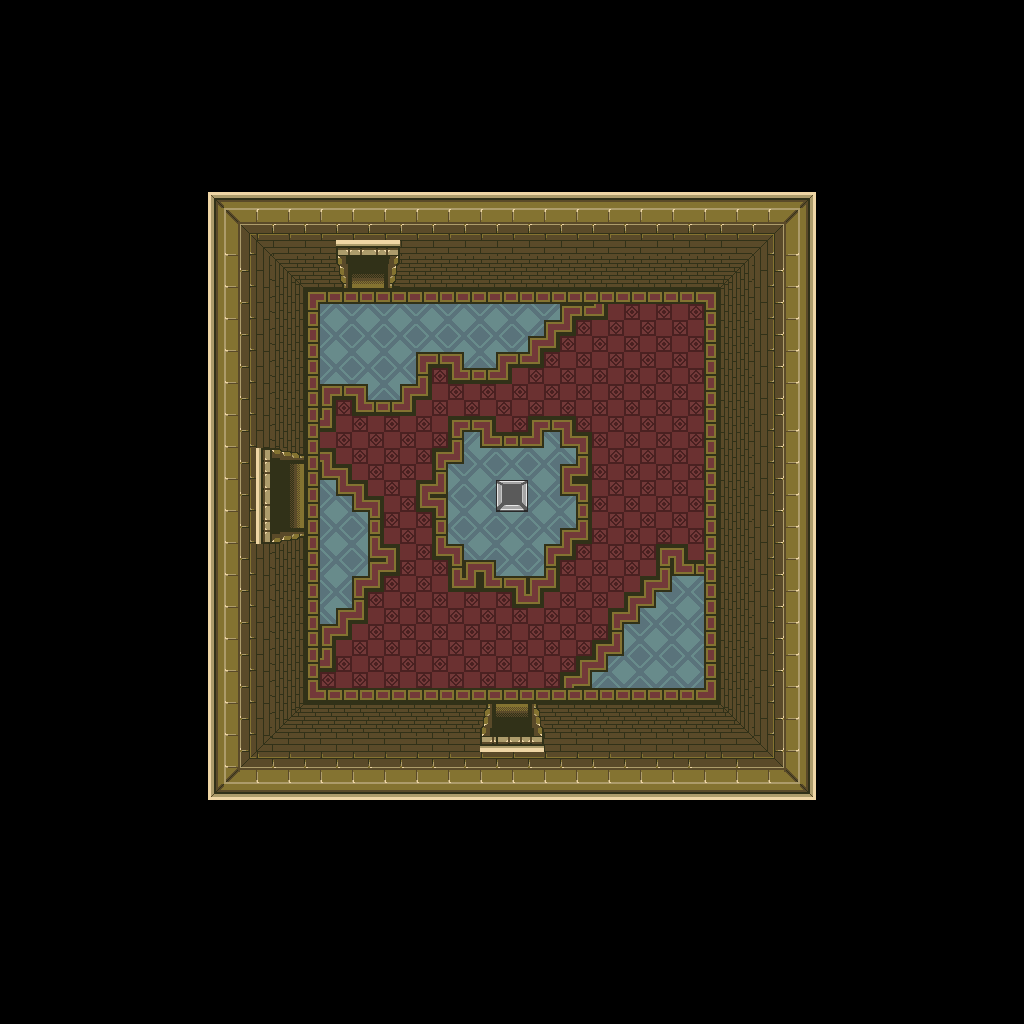

A 2D game scene composited from a Tiled map and its tileset images. What follows is a short description and the map's XML, with each tile layer's data collapsed to a summary:
An orthogonal 64x64 tile map with 16x16 px tiles, 1 tile layer (base), 1 hidden layer not drawn and 8 objects.

<map version="1.10" tiledversion="1.12.1" orientation="orthogonal" renderorder="right-down" width="64" height="64" tilewidth="16" tileheight="16" infinite="0" nextlayerid="3" nextobjectid="9">
 <tileset firstgid="1" source="../classiciphone_pics4.tsx" />
 <layer id="1" name="base" width="64" height="64">
  <data>[4096 cells, 4096 non-empty, 105 distinct tile ids]</data>
 </layer>
 <layer id="2" name="collision" width="64" height="64" visible="0">
  <properties><property name="collision" value="true" /></properties>
  <data>[4096 cells, 3400 non-empty, 1 distinct tile ids]</data>
 </layer>
 <objectgroup id="3" name="npcs">
  <object id="1" x="496.0" y="704.0" width="16" height="16">
   <properties>
    <property name="gani" value="downgate.png" />
    <property name="script" type="string">-- Auto-converted from GraalScript
-- join("door_baddy");</property>
   </properties>
  </object>
  <object id="2" x="352.0" y="256.0" width="16" height="16">
   <properties>
    <property name="gani" value="upgate.png" />
    <property name="script" type="string">-- Auto-converted from GraalScript
-- join("door_baddy");</property>
   </properties>
  </object>
  <object id="3" x="496.0" y="480.0" width="16" height="16">
   <properties>
    <property name="script" type="string">-- Auto-converted from GraalScript
-- join("levelitem_vortex");</property>
   </properties>
  </object>
  <object id="4" x="176.0" y="320.0" width="16" height="16">
   <properties>
    <property name="script" type="string">-- Auto-converted from GraalScript
-- join("control_midi");
-- [CLIENT-SIDE — server no-op]
-- function onCreated(){
-- this.midi = "stef87.mid";
-- }</property>
   </properties>
  </object>
  <object id="5" x="176.0" y="368.0" width="16" height="16">
   <properties>
    <property name="script" type="string">-- Auto-converted from GraalScript
-- join("level_questlevel");</property>
   </properties>
  </object>
  <object id="6" x="176.0" y="416.0" width="16" height="16">
   <properties>
    <property name="script" type="string">-- Auto-converted from GraalScript
-- join("control_baddy");
-- function Dropbaddies(){
self.baddies = 3
-- temp.baddy1 = putnpc2(22,34,"join baddy_goldsoldier;");
-- temp.baddy1.dir = 3;
-- temp.baddy1.owner = this.baddyindex;
-- temp.baddy1.attackverse = "RAWR!";
-- temp.baddy2 = putnpc2(35,39,"join baddy_goldsoldier;");
-- temp.baddy2.dir = 1;
-- temp.baddy2.owner = this.baddyindex;
-- temp.baddy2.attackverse = "HA HA our armour isn't magnetic.";
-- temp.baddy3 = putnpc2(37,21,"join baddy_goldsoldier;");
-- temp.baddy3.dir = 2;
-- temp.baddy3.owner = this.baddyindex;
end</property>
   </properties>
  </object>
  <object id="7" x="256.0" y="464.0" width="16" height="16">
   <properties>
    <property name="script" type="string">-- Auto-converted from GraalScript
-- function onCreated(){
-- setshape(1,16,64);
end
-- function onPlayertouchsme(){
-- if(client.quest_sardons_key == 1){
-- setlevel2("sardontower13.nw",54.5,29);
end
end</property>
   </properties>
  </object>
  <object id="8" x="272.0" y="464.0" width="16" height="16">
   <properties>
    <property name="script" type="string">-- Auto-converted from GraalScript
-- [CLIENT-SIDE — server no-op]
-- function onCreated(){
-- setcharani("dungeonlock2","golddoor2.png");
-- dir=1;
-- setshape(1,32,64);
-- }
-- 
-- function onPlayertouchsme(){
-- if(client.quest_sardons_key == 1){
-- setcharani("dungeonlockopen2","golddoor2.png");
-- dontblock();
-- }
-- }</property>
   </properties>
  </object>
 </objectgroup>
</map>
